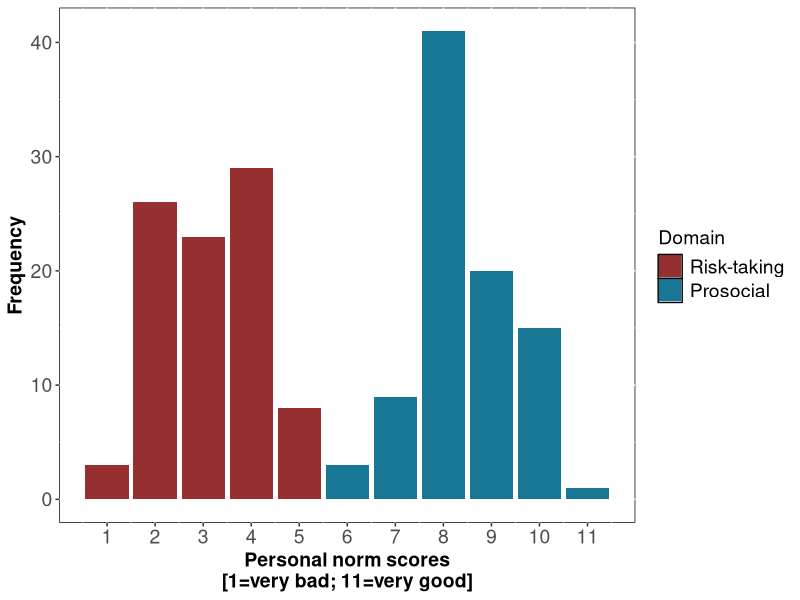
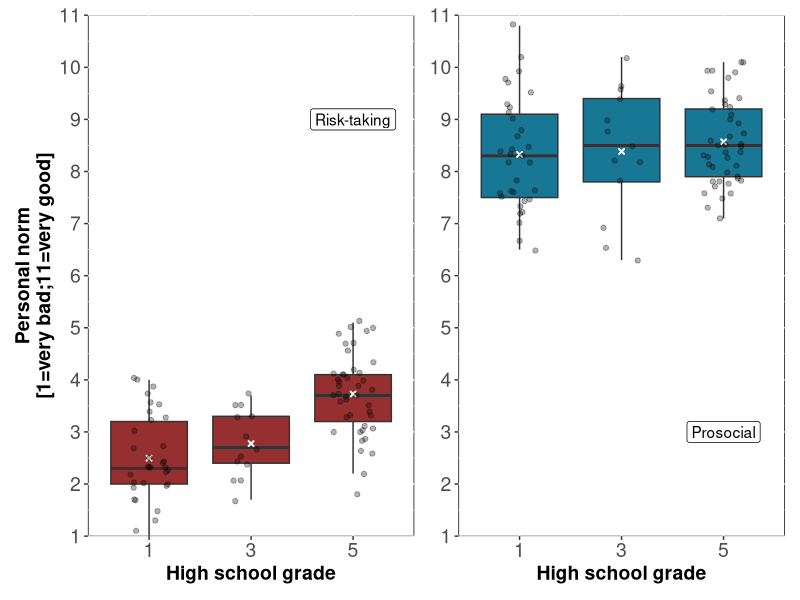
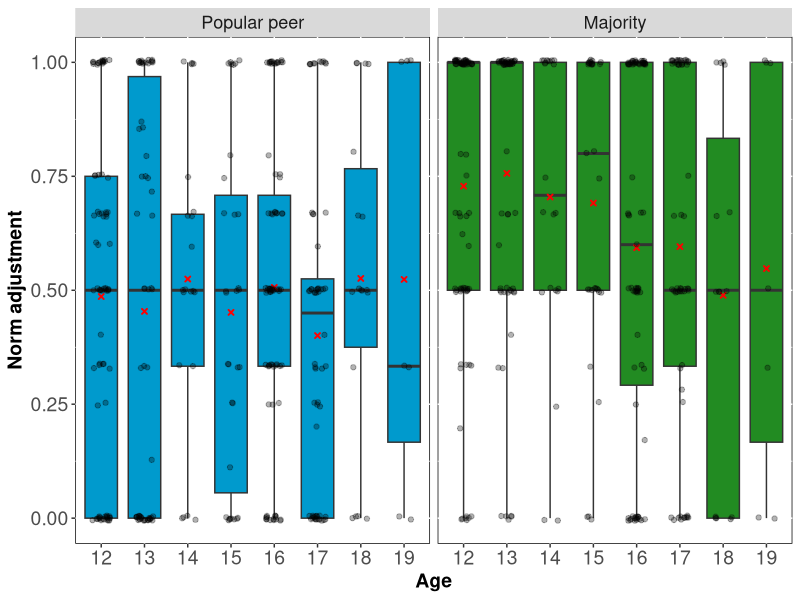
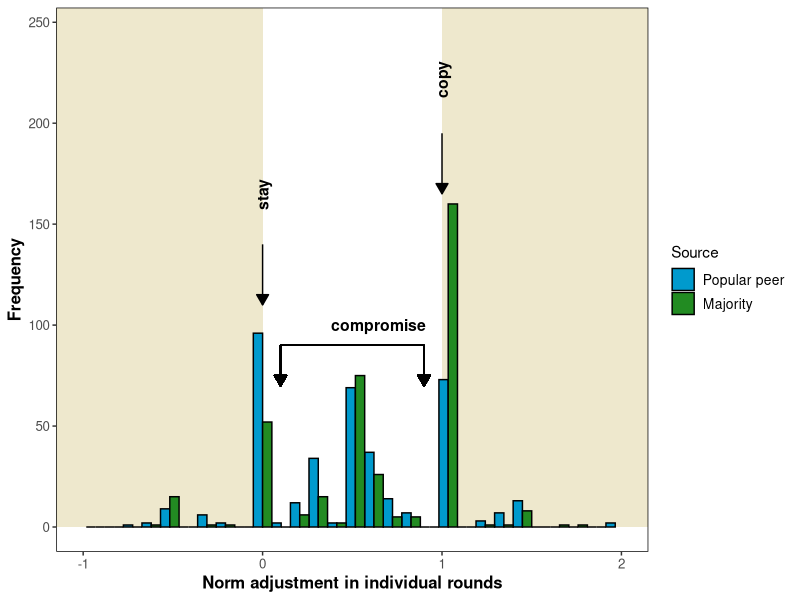

Generate these figures, in order, with R:
# read data 
w1<-read.csv("w1_mean_score.csv")
w2<-read.csv("w2.csv")

#upload package
library(tidyverse)
library(patchwork)

#theme setup
cleanup = theme(plot.title = element_text(size = 14, face = "bold"),
                legend.key = element_rect(fill = "white"),
                legend.text=element_text(size=14),
                legend.title=element_text(size=14),
                text = element_text(size = 14),
                axis.title.x=element_text(size=14, face="bold"),
                axis.title.y=element_text(size=14, face="bold"),
                panel.background = element_rect(fill = "white", colour = "black"),
                axis.text.x = element_text(size=14),
                axis.text.y = element_text(size=14),
                strip.text = element_text(size = 13)
)

# Fig. S1
Fig.S1<-select(w1, participantNr, all_risk_scores, prosocial_scores) %>% 
  pivot_longer(!participantNr,
               names_to = "personal_norm", 
               values_to = "value") %>% 
  mutate(personal_norm=case_when(
    personal_norm == "all_risk_scores" ~ "Risk-taking",
    personal_norm == "prosocial_scores" ~ "Prosocial",
  )) %>% 
  mutate(personal_norm=factor(personal_norm, 
                              levels=c("Risk-taking", "Prosocial")), 
         personal_norm) %>% 
  group_by(personal_norm) %>%
  ggplot(aes(x=round(value,0), 
             fill=personal_norm)) +
  geom_bar(alpha=0.9)+
  scale_x_continuous(breaks=seq(1, 11, 1))+
  xlab("Personal norm scores\n[1=very bad; 11=very good]")+
  ylab("Frequency")+
  scale_fill_manual(values = c("firebrick4","deepskyblue4"), 
                    name="Domain")+
  theme(legend.position="right")+
  cleanup

Fig.S1

# Fig. S2
p_risk<- w1%>% 
  select(all_risk_scores, gID)%>%
  mutate(gID=as.factor(gID)) %>% 
  group_by(gID) %>% 
  na.omit()%>%
  ggplot(aes(x=as.factor(gID), y=all_risk_scores)) + 
  geom_boxplot(outlier.shape = NA,
               notch=F,
               alpha=0.9,
               fill="firebrick4")+
  stat_summary(
    fun = mean,
    geom = "point",
    shape = 4,
    size = 1,
    stroke = 1,
    color = "white",
    fill = "white"
  )+
  geom_jitter(position = position_jitter(0.2), alpha = 0.3)+
  ylab("Personal norm\n[1=very bad;11=very good]")+
  xlab("High school grade")+
  scale_y_continuous(
    limits = c(1, 11), 
    breaks = 1:11, 
    expand = c(0,0)) +
  cleanup
p_risk<-p_risk+ annotate("label", x = 3, y = 9, label = "Risk-taking") 

p_prosocial<- w1%>% 
  select(prosocial_scores, gID)%>%
  mutate(gID=as.factor(gID)) %>% 
  group_by(gID) %>% 
  na.omit()%>%
  ggplot(aes(x=as.factor(gID), y=prosocial_scores)) + 
  geom_boxplot(outlier.shape = NA,
               notch=F,
               alpha=0.9,
               fill="deepskyblue4")+
  stat_summary(
    fun = mean,
    geom = "point",
    shape = 4,
    size = 1,
    stroke = 1,
    color = "white",
    fill = "white"
  )+
  geom_jitter(position = position_jitter(0.2), alpha = 0.3)+
  ylab("Personal norms")+
  xlab("High school grade")+
  scale_y_continuous(
    limits = c(1, 11), 
    breaks = 1:11, 
    expand = c(0,0)) +
  cleanup
p_prosocial<-p_prosocial + annotate("label", x = 3, y = 3, label = "Prosocial") 

p_prosocial<-p_prosocial+ theme(axis.title.y=element_blank())


Fig.S2<-  p_risk | p_prosocial
Fig.S2


# Fig. S3
Fig.S3 <-w2%>%
  select(S, SR_gen, age)%>%
  filter(S>=0 & S<=1)%>%
  mutate(SR_gen=factor(SR_gen, 
                       levels=c("Popular peer", 
                                "Majority")), 
         SR_gen) %>% 
  group_by(SR_gen, age) %>%
  na.omit()%>%
  ggplot(aes(x=as.factor(age), 
             y=S, 
             fill=SR_gen)) + 
  geom_boxplot(outlier.shape = NA,
               notch=F)+
  stat_summary(
    fun = mean,
    geom = "point",
    shape = 4,
    size = 1,
    stroke = 1,
    color = "red",
    fill = "red"
  )+
  geom_jitter(position = position_jitter(0.2), 
              alpha = 0.3)+
  scale_fill_manual(values = c("Majority" = "forestgreen", "Popular peer" = "deepskyblue3"))+
  ylab("Norm adjustment")+
  xlab("Age")+
  facet_wrap(~SR_gen)+
  theme(legend.position='none')+
  cleanup

Fig.S3 


# Fig. S5
Fig.S5<-w2 %>%
        mutate(SR_gen=factor(SR_gen, 
                             levels=c("Popular peer", "Majority")), 
               SR_gen) %>% 
        ggplot(aes(S, 
                   fill = SR_gen)) +
  geom_rect(aes(xmin = -Inf, 
                ymin = 0, 
                xmax = 0, 
                ymax = Inf), 
            fill="cornsilk2")+
  geom_rect(aes(xmin = 1,
                ymin = 0, 
                xmax = Inf, 
                ymax = Inf), 
            fill="cornsilk2")+
  geom_histogram(position="dodge", 
                 color="black")+
  xlab("Norm adjustment in individual rounds")+
  ylab("Frequency")+
  scale_x_continuous(limits = c(-1, 2))+
  scale_y_continuous(limits = c(0, 245))+
  scale_fill_manual(values = c("Popular peer" = "deepskyblue3", "Majority" = "forestgreen"), 
                    name="Source")+
  theme(legend.position = "right",
        plot.title = element_text(size = 12, face = "bold"),
        legend.key = element_rect(fill = "white"),
        legend.text=element_text(size=10),
        legend.title=element_text(size=11),
        text = element_text(size = 12),
        axis.title.x=element_text(size=12, face="bold"),
        axis.title.y=element_text(size=12, face="bold"),
        panel.background = element_rect(fill = "white"),
        panel.border = element_rect(color = 'black', fill = NA))

#arrows & brace
Fig.S5<-Fig.S5+annotate("segment", 
                        x = 0,
                        y = 140, 
                        xend = 0, 
                        yend = 110,
                        arrow = arrow(type = "closed", length = unit(0.3, "cm")))
Fig.S5<-Fig.S5+annotate("text", 
                        x = 0,
                        y=180, 
                        label = "stay",
                        color = "black", 
                        angle = 90, 
                        hjust = 1.5, 
                        size = 4, 
                        fontface = "bold") 
Fig.S5<-Fig.S5+annotate("segment", 
                        x = 1, 
                        y = 195, 
                        xend = 1, 
                        yend = 165,
                        arrow = arrow(type = "closed", length = unit(0.3, "cm")))
Fig.S5<-Fig.S5+annotate("text", 
                        x = 1, 
                        y=240, 
                        label = "copy", 
                        color = "black", 
                        angle = 90, 
                        hjust = 1.5, 
                        size = 4, 
                        fontface = "bold") 
Fig.S5<-Fig.S5+geom_segment(aes(x = 0.10, 
                                y =90 , 
                                xend = 0.90,
                                yend = 90))
Fig.S5<-Fig.S5+geom_segment(aes(x = 0.10, 
                                y = 90 , 
                                xend = 0.10, 
                                yend = 70),  
                                arrow = arrow(type = "closed", length = unit(0.3, "cm")))
Fig.S5<-Fig.S5+geom_segment(aes(x = 0.90, 
                              y = 90 , 
                              xend = 0.90, 
                              yend = 70),  
                              arrow = arrow(type = "closed", length = unit(0.3, "cm")))
Fig.S5<-Fig.S5+annotate("text", 
                        x = 1.175, 
                        y=100, 
                        label = "compromise", 
                        color = "black", 
                        angle = 360, 
                        hjust = 1.5, 
                        size = 4, 
                        fontface = "bold") 
Fig.S5

